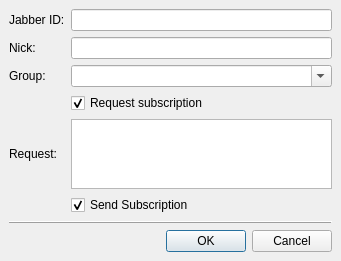
<ui version="4.0" >
 <class>AddContactDialogClass</class>
 <widget class="QDialog" name="AddContactDialogClass" >
  <property name="geometry" >
   <rect>
    <x>0</x>
    <y>0</y>
    <width>341</width>
    <height>261</height>
   </rect>
  </property>
  <property name="windowTitle" >
   <string>AddContactDialog</string>
  </property>
  <layout class="QGridLayout" >
   <property name="margin" >
    <number>9</number>
   </property>
   <property name="spacing" >
    <number>6</number>
   </property>
   <item row="0" column="1" >
    <widget class="QLineEdit" name="lneJabberId" />
   </item>
   <item row="0" column="0" >
    <widget class="QLabel" name="lblJabberId" >
     <property name="text" >
      <string>Jabber ID:</string>
     </property>
     <property name="buddy" >
      <cstring>lneJabberId</cstring>
     </property>
    </widget>
   </item>
   <item row="7" column="0" colspan="2" >
    <widget class="QDialogButtonBox" name="btbButtons" >
     <property name="orientation" >
      <enum>Qt::Horizontal</enum>
     </property>
     <property name="standardButtons" >
      <set>QDialogButtonBox::Cancel|QDialogButtonBox::NoButton|QDialogButtonBox::Ok</set>
     </property>
    </widget>
   </item>
   <item row="1" column="0" >
    <widget class="QLabel" name="lblNickName" >
     <property name="text" >
      <string>Nick:</string>
     </property>
     <property name="buddy" >
      <cstring>lneNickName</cstring>
     </property>
    </widget>
   </item>
   <item row="2" column="0" >
    <widget class="QLabel" name="lblGroup" >
     <property name="text" >
      <string>Group:</string>
     </property>
     <property name="buddy" >
      <cstring>cmbGroup</cstring>
     </property>
    </widget>
   </item>
   <item row="2" column="1" >
    <widget class="QComboBox" name="cmbGroup" >
     <property name="editable" >
      <bool>true</bool>
     </property>
     <property name="duplicatesEnabled" >
      <bool>true</bool>
     </property>
    </widget>
   </item>
   <item row="1" column="1" >
    <widget class="QLineEdit" name="lneNickName" />
   </item>
   <item row="4" column="0" >
    <widget class="QLabel" name="lblRequest" >
     <property name="text" >
      <string>Request:</string>
     </property>
     <property name="buddy" >
      <cstring>tedRequest</cstring>
     </property>
    </widget>
   </item>
   <item row="4" column="1" >
    <widget class="QTextEdit" name="tedRequest" >
     <property name="sizePolicy" >
      <sizepolicy>
       <hsizetype>7</hsizetype>
       <vsizetype>7</vsizetype>
       <horstretch>0</horstretch>
       <verstretch>0</verstretch>
      </sizepolicy>
     </property>
     <property name="acceptRichText" >
      <bool>false</bool>
     </property>
    </widget>
   </item>
   <item row="3" column="1" >
    <widget class="QCheckBox" name="chbRequestSubscr" >
     <property name="text" >
      <string>Request subscription</string>
     </property>
     <property name="checked" >
      <bool>true</bool>
     </property>
    </widget>
   </item>
   <item row="5" column="1" >
    <widget class="QCheckBox" name="chbSendSubscr" >
     <property name="text" >
      <string>Send Subscription</string>
     </property>
     <property name="checked" >
      <bool>true</bool>
     </property>
    </widget>
   </item>
   <item row="6" column="0" colspan="2" >
    <widget class="QFrame" name="frame" >
     <property name="frameShape" >
      <enum>QFrame::HLine</enum>
     </property>
     <property name="frameShadow" >
      <enum>QFrame::Raised</enum>
     </property>
    </widget>
   </item>
  </layout>
 </widget>
 <layoutdefault spacing="6" margin="11" />
 <tabstops>
  <tabstop>lneJabberId</tabstop>
  <tabstop>lneNickName</tabstop>
  <tabstop>cmbGroup</tabstop>
  <tabstop>chbRequestSubscr</tabstop>
  <tabstop>tedRequest</tabstop>
  <tabstop>chbSendSubscr</tabstop>
  <tabstop>btbButtons</tabstop>
 </tabstops>
 <resources/>
 <connections>
  <connection>
   <sender>btbButtons</sender>
   <signal>rejected()</signal>
   <receiver>AddContactDialogClass</receiver>
   <slot>reject()</slot>
   <hints>
    <hint type="sourcelabel" >
     <x>283</x>
     <y>255</y>
    </hint>
    <hint type="destinationlabel" >
     <x>261</x>
     <y>209</y>
    </hint>
   </hints>
  </connection>
  <connection>
   <sender>chbRequestSubscr</sender>
   <signal>clicked(bool)</signal>
   <receiver>tedRequest</receiver>
   <slot>setEnabled(bool)</slot>
   <hints>
    <hint type="sourcelabel" >
     <x>299</x>
     <y>94</y>
    </hint>
    <hint type="destinationlabel" >
     <x>299</x>
     <y>134</y>
    </hint>
   </hints>
  </connection>
 </connections>
</ui>
